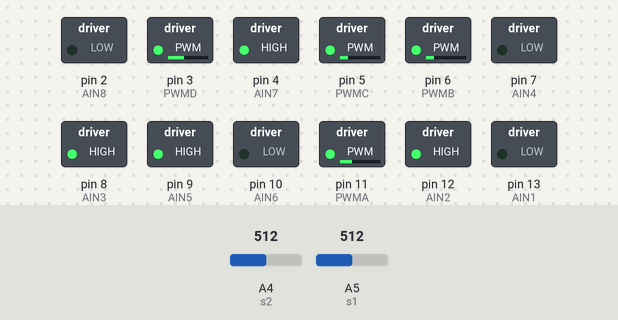
Bench run of a sketch on a simulated Arduino Uno, built with avr-gcc and run on an emulated ATmega328P. Shown: switched loads named in the sketch (green lamp = pin HIGH). The test bench sets the inputs (shaded band); at power-on: A4 (s2) = 512, A5 (s1) = 512. What the sketch prints to the serial monitor is not drawn.

Above: at 0.1 s.
Timing chart, 0 to 1.6 s (numbered marks = the images above):
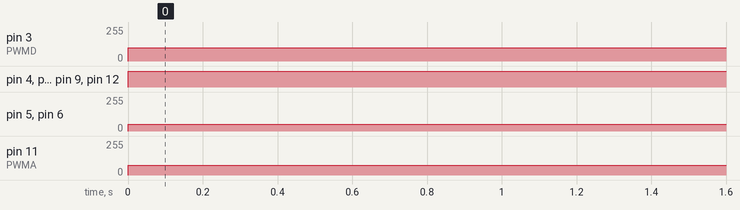

The sketch:

Four_wheel_drive_90_deg_turn.ino
```cpp
int k =0;

const int AIN1 = 13;           //control pin 1 on the motor driver for the front  right motor
const int AIN2 = 12;           //control pin 2 on the motor driver for the right motor
const int PWMA = 11;           //speed control pin on the motor driver for the right motor


const int AIN3 = 8;           //control pin 1 on the motor driver for the front left motor
const int AIN4 = 7;           //control pin 2 on the motor driver for the right motor
const int PWMB = 6;           //speed control pin on the motor driver for the right motor

const int AIN5 = 9;           //control pin 1 on the motor driver for the right motor
const int AIN6 = 10;           //control pin 2 on the motor driver for the right motor
const int PWMC = 5;           //speed control pin on the motor driver for the right motor

const int AIN7 = 4;           //control pin 1 on the motor driver for the right motor
const int AIN8 = 2;           //control pin 2 on the motor driver for the right motor
const int PWMD = 3;           //speed control pin on the motor driver for the right motor

const int motorSpeed1 = 125-50;
const int motorSpeed2 = 100-50;
const int motorSpeed3 = 100-50;
const int motorSpeed4 = 100;

int sv1 = 0;
int sv2 = 0;

int s1 = A5;
int s2 = A4;

void setup()
{
  pinMode(AIN1, OUTPUT);
  pinMode(AIN2, OUTPUT);
  pinMode(PWMA, OUTPUT);

  pinMode(AIN3, OUTPUT);
  pinMode(AIN4, OUTPUT);
  pinMode(PWMB, OUTPUT);

  pinMode(AIN5, OUTPUT);
  pinMode(AIN6, OUTPUT);
  pinMode(PWMC, OUTPUT);

  pinMode(AIN7, OUTPUT);
  pinMode(AIN8, OUTPUT);
  pinMode(PWMD, OUTPUT);

  Serial.begin(9600);
}


void loop()
{

    k=1;
    sv1 = analogRead(s1);
    sv2 = analogRead(s2);

    digitalWrite(13, LOW);           //clockwise Front Right
    digitalWrite(12, HIGH);
    analogWrite(PWMA, abs(motorSpeed1));

    digitalWrite(8, HIGH);           //clockwise Front Left
    digitalWrite(7, LOW);
    analogWrite(PWMB, abs(motorSpeed2));

    digitalWrite(9, HIGH);           //clockwise Rear Right
    digitalWrite(10, LOW);
    analogWrite(PWMC, abs(motorSpeed3));

    digitalWrite(2, LOW);           //clockwise Rear Left
    digitalWrite(4, HIGH);
    analogWrite(PWMD, abs(motorSpeed4));

    Serial.print("\n");
    Serial.print(k);


    delay(1000);
}
```

Measured:
- by itself, pin 3 (PWMD): 0/255 → 100/255 at 0.00 s
- by itself, pin 4 (AIN7), pin 8 (AIN3), pin 9 (AIN5), pin 12 (AIN2): LOW → HIGH at 0.00 s
- by itself, pin 5 (PWMC), pin 6 (PWMB): 0/255 → 50/255 at 0.00 s
- by itself, pin 11 (PWMA): 0/255 → 75/255 at 0.00 s
